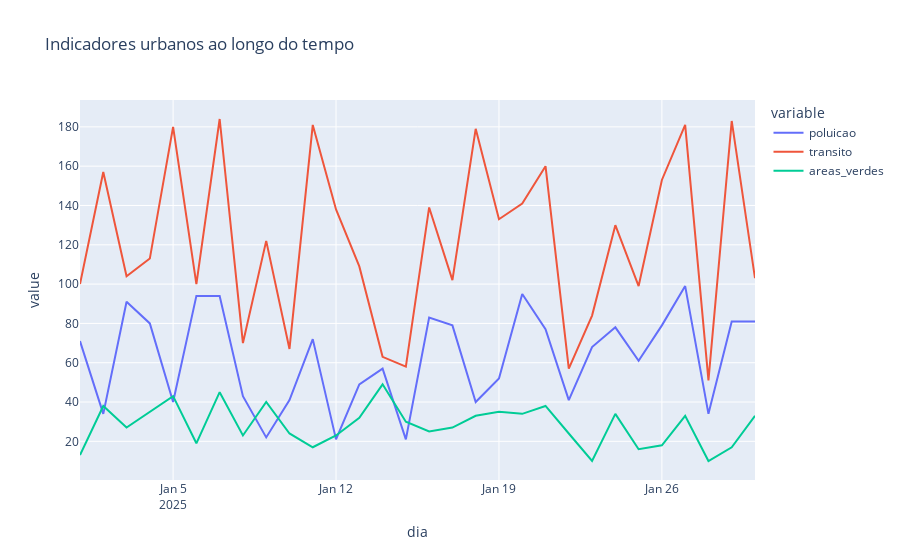

Notebook code cell kept with this figure:
### Code cell
fig = px.line(data, x='dia', y=['poluicao', 'transito', 'areas_verdes'],
             title='Indicadores urbanos ao longo do tempo')
fig.show()
